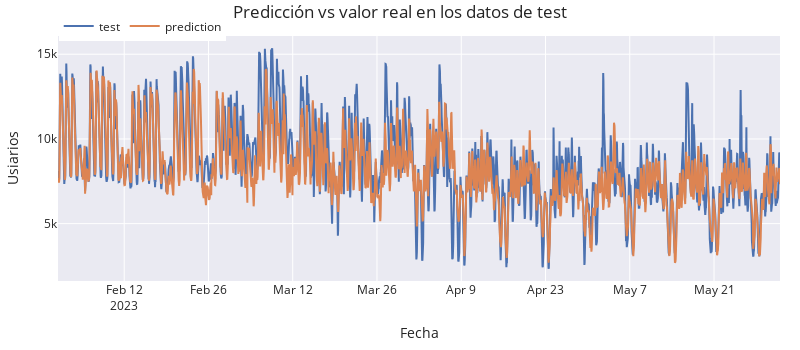

Notebook cell for this chart:
### Markdown cell above
apesar de agregar las variables exogenas, el MAE del continuo muy similar al del modelo que no incluia estas variables

### Code cell
# Gráfico predicciones vs valor real
# ======================================================================================
fig = go.Figure()
trace1 = go.Scatter(x=datos_test.index, y=datos_test['target'], name="test", mode="lines")
trace2 = go.Scatter(x=predicciones.index, y=predicciones['pred'], name="prediction", mode="lines")
fig.add_trace(trace1)
fig.add_trace(trace2)
fig.update_layout(
    title="Predicción vs valor real en los datos de test",
    xaxis_title="Fecha",
    yaxis_title="Usiarios",
    width=800,
    height=350,
    margin=dict(l=20, r=20, t=35, b=20),
    legend=dict(
        orientation="h",
        yanchor="top",
        y=1.1,
        xanchor="left",
        x=0.001
    )
)
fig.show()

### Figure 1 — Plotly figure (JSON) as saved in the notebook; plotly's stock layout.template omitted (floating-point values rounded to 4 significant figures; data arrays with more than 128 entries replaced by an {"elided": "..."} marker saying what was removed)
{"data": [{"mode": "lines", "name": "test", "type": "scatter", "x": {"elided": "2880 str values"}, "y": {"elided": "2880 float values"}}, {"mode": "lines", "name": "prediction", "type": "scatter", "x": {"elided": "2880 str values"}, "y": {"elided": "2880 float values"}}], "layout": {"height": 350, "legend": {"orientation": "h", "x": 0.001, "xanchor": "left", "y": 1.1, "yanchor": "top"}, "margin": {"b": 20, "l": 20, "r": 20, "t": 35}, "title": {"text": "Predicción vs valor real en los datos de test"}, "width": 800, "xaxis": {"title": {"text": "Fecha"}}, "yaxis": {"title": {"text": "Usiarios"}}}}
